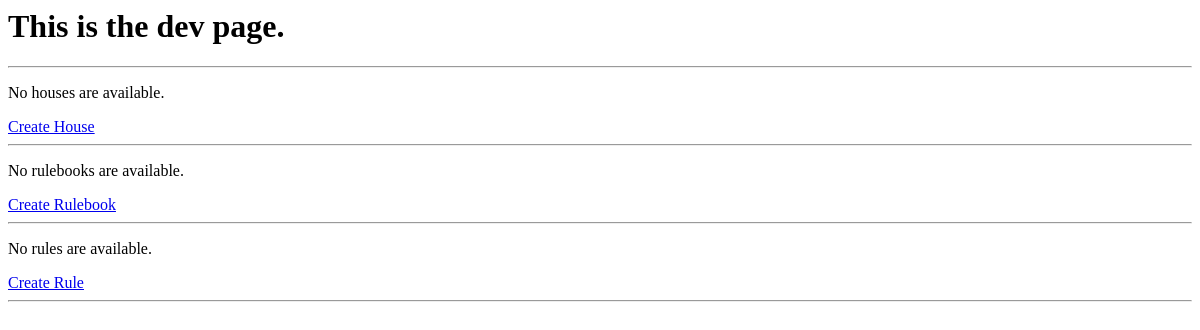
The page /dev on the database as committed earlier.
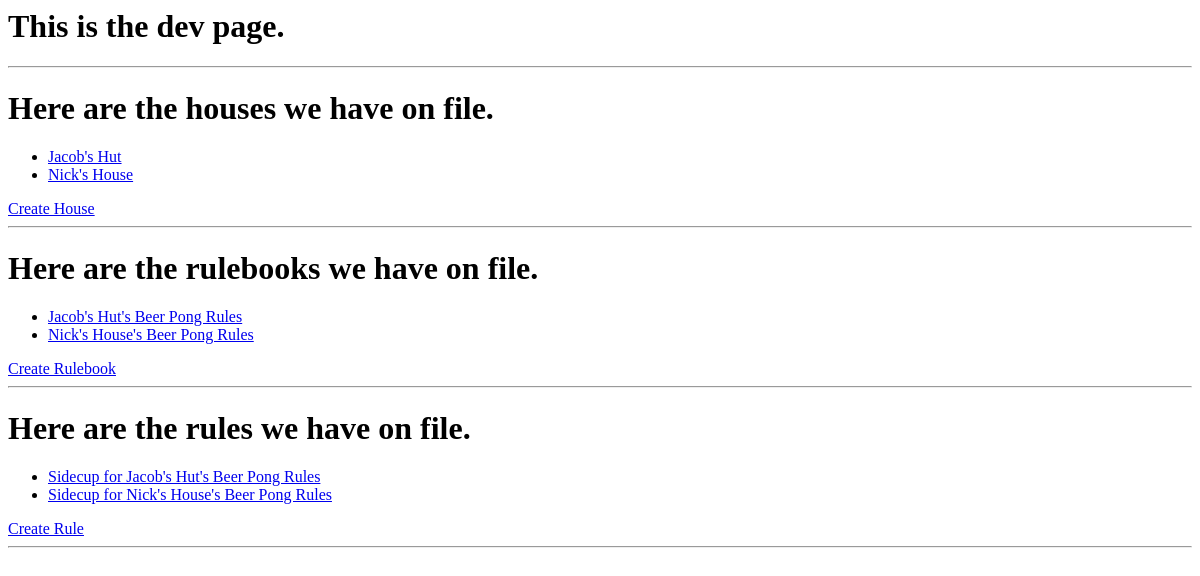
The same page on the database as committed later.
### hr/models.py (models this page shows)
class House(models.Model):
	house_name = models.CharField(max_length=50)
	def __str__(self):
		return self.house_name

class Rulebook(models.Model):
	rulebook_name = models.CharField(max_length=50)
	parent_house = models.ForeignKey(House, default = "0000000", on_delete=models.CASCADE)
	def __str__(self):
		return self.parent_house.__str__() + "'s " + self.rulebook_name + " Rules"

class Rule(models.Model):
	rule_name = models.CharField(max_length=50)
	rule_text = models.CharField(max_length=500)
	parent_rulebook = models.ForeignKey(Rulebook, default = "0000000", on_delete=models.CASCADE)
	def __str__(self):
		return self.rule_name + " for " + self.parent_rulebook.__str__()

### hr/views.py (the view)
# urls.py: path('dev', views.dev),
def dev(request):
	template = loader.get_template('hr/dev.html')
	house_list = House.objects.all()
	rulebook_list = Rulebook.objects.all()
	rule_list = Rule.objects.all()
	context = {
		'house_list' : house_list,
		'rulebook_list' : rulebook_list,
		'rule_list' : rule_list
	}
	return HttpResponse(template.render(context, request))

### hr/templates/hr/dev.html
<h1>This is the dev page.</h1>
<hr>
{% if house_list %}
	<h1>Here are the houses we have on file.</h1>
	<ul>
    {% for house in house_list %}
        <li><a href="/house/{{ house.id }}/">{{ house.house_name }}</a></li>
    {% endfor %}
    </ul>
{% else %}
    <p>No houses are available.</p>
{% endif %}
<a href="/house/new"> Create House </a>
<hr>
{% if rulebook_list %}
	<h1>Here are the rulebooks we have on file.</h1>
	<ul>
    {% for rulebook in rulebook_list %}
        <li><a href="/rulebook/{{ rulebook.id }}/">{{ rulebook }}</a></li>
    {% endfor %}
    </ul>
{% else %}
    <p>No rulebooks are available.</p>
{% endif %}
<a href="/rulebook/new"> Create Rulebook </a>
<hr>
{% if rule_list %}
	<h1>Here are the rules we have on file.</h1>
    <ul>
    {% for rule in rule_list %}
        <li><a href="/rule/{{ rule.id }}/">{{ rule }}</a></li>
    {% endfor %}
    </ul>
{% else %}
    <p>No rules are available.</p>
{% endif %}
<a href="/rule/new"> Create Rule </a>
<hr>

Rows that differ between the two databases and show on the page:
added House: house_name "Jacob's Hut"
added House: house_name "Nick's House"
added Rulebook: parent_house+rulebook_name "Jacob's Hut's Beer Pong Rules"
added Rulebook: parent_house+rulebook_name "Nick's House's Beer Pong Rules"
added Rule: rule_name+parent_rulebook "Sidecup for Jacob's Hut's Beer Pong Rules"
added Rule: rule_name+parent_rulebook "Sidecup for Nick's House's Beer Pong Rules"
Other text that changed with them:
text no longer shown: "No houses are available. No rulebooks are available. No rules are available."
text now shown: "Here are the houses we have on file. Here are the rulebooks we have on file. Here are the rules we have on file."
